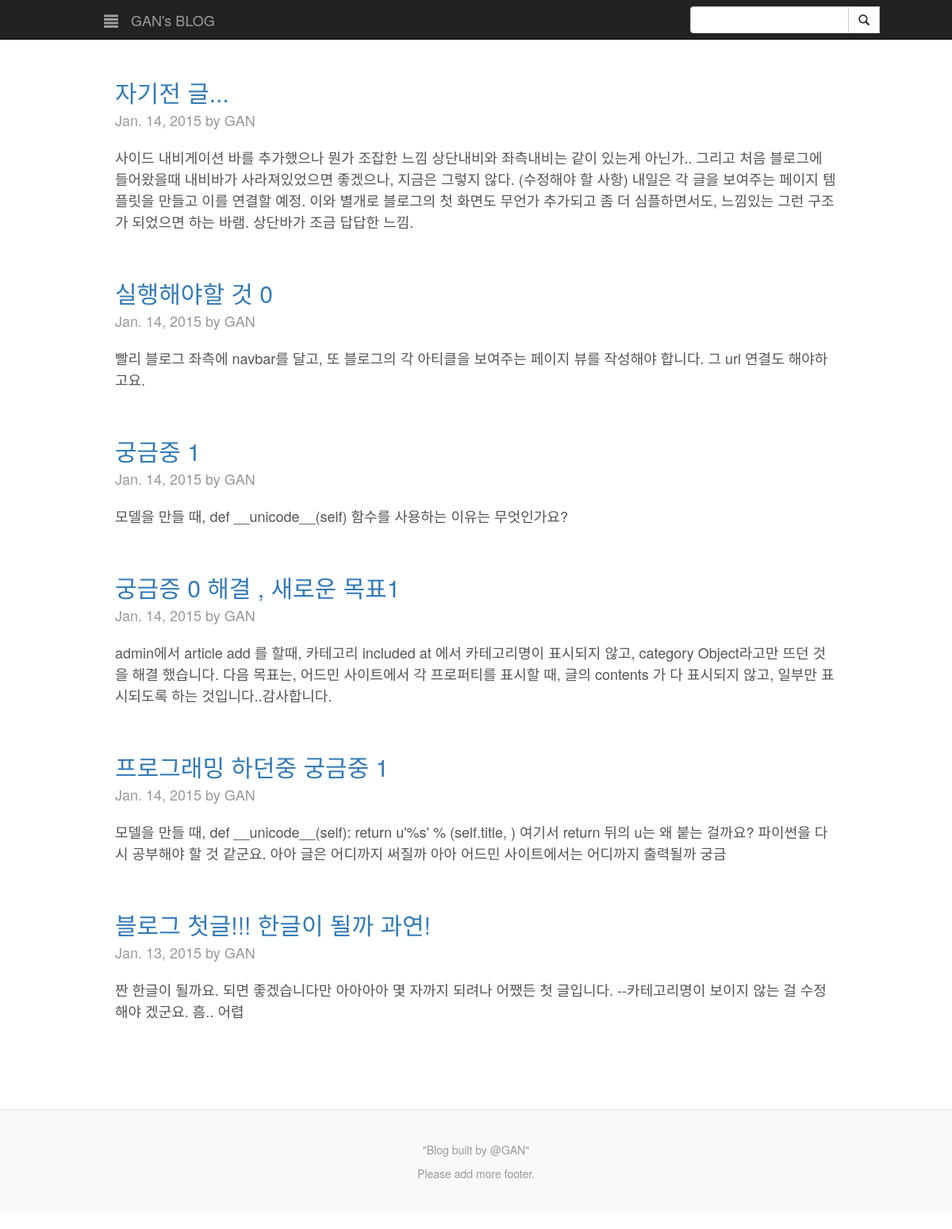
Page /blog/1/ on the committed database.
### blog/models.py (models this page shows)
class Article(models.Model):
	included_at = models.ForeignKey(Category,null=True)
	subject = models.CharField(max_length=50)
	writer = models.CharField(max_length=30, default='GAN')
	written_at = models.DateTimeField(auto_now_add=True, auto_now=False)
	modified_at = models.DateTimeField(auto_now=True)
	contents = models.TextField(max_length=2000)

### blog/views.py (the view)
# urls.py: url(r'^(?P<pk>\d+)/$', views.ArticleListView.as_view(paginate_by=10), name = 'article_list'),
class ArticleListView(ListView):
	model = Category
	template_name = 'blog/article_list.html'
	context_object_name = 'category_list'
	paginate_by = 5
	def get_context_data(self, **kwargs):
		context = super(ArticleListView, self).get_context_data(**kwargs)
		context['selected'] = Category.objects.filter(pk=self.kwargs['pk'])
		if self.kwargs['pk']=='1':
			context['article_list'] = Article.objects.all().order_by('-written_at')
		else:
			context['article_list'] = Article.objects.order_by('-written_at').filter(included_at=context['selected'])
		return context

### blog/templates/blog/article_list.html (shortened to what this page needs)
{% extends "blog/blog_base.html" %}
{% block body %}
<div class="blog-template">
	<div class="row">
		{% if article_list %}
			<div class="col-sm-12 blog-main">
				{% for article in article_list %}
					<div class="blog-post">
						<h4 class="blog-post-title">
							<a href="/blog/article/{{article.pk}}"> {{ article.subject }} </a>
						<p class="blog-post-meta"> {{ article.written_at.date }} by {{ article.writer }} </p>
						<p> {{ article.contents }} </p>
					</div>
				{% endfor %}
			</div>
		{% else %}
			<p class="lead"> No avaliable article. <p>
		{% endif %}
	</div>
</div>
{% endblock %}

### blog/static/blog/blog-main.css (style rules this page uses)
body { padding-top: 50px; padding-bottom: 20px; color: #555; }
h1, .h1, h2, .h2, h3, .h3, h4, .h4, h5, .h5, h6, .h6 { margin-top: 0; font-family: "Helvetica Neue", Helvetica, Arial, sans-serif; font-weight: normal; color: #333; }
.blog-template { padding: 30px 15px; text-align: left; }
.blog-main { font-size: 18px; line-height: 1.5; }
.blog-post { margin-bottom: 60px; }
.blog-post-title { margin-bottom: 5px; font-size: 30px; }
.blog-post-meta { margin-bottom: 20px; color: #999; }

### rows in the picture
Article: subject "자기전 글...", written_at "Jan. 14, 2015", writer "GAN", contents "사이드 내비게이션 바를 추가했으나 뭔가 조잡한 느낌 상단내비와 좌측내비는 같이 있는게 아닌가.. 그리고 처음 블로그에 들어왔을때 내비바가 사라져있었으면 좋겠으나, 지금은 그렇지 않다. (수정해야 할 사항) 내일은 각 글을 보여주는 페이지 템플릿을 만들고 이를 연결할 예정. 이와 별개로 블로그의 첫 화면도 무언가 추가되고 좀 더 심플하면서도, 느낌있는 그런 구조가 되었으면 하는 바램. 상단바가 조금 답답한 느낌."
Article: subject "실행해야할 것 0", written_at "Jan. 14, 2015", writer "GAN", contents "빨리 블로그 좌측에 navbar를 달고, 또 블로그의 각 아티클을 보여주는 페이지 뷰를 작성해야 합니다. 그 url 연결도 해야하고요."
Article: subject "궁금중 1", written_at "Jan. 14, 2015", writer "GAN", contents "모델을 만들 때, def __unicode__(self) 함수를 사용하는 이유는 무엇인가요?"
Article: subject "궁금증 0 해결 , 새로운 목표1", written_at "Jan. 14, 2015", writer "GAN", contents "admin에서 article add 를 할때, 카테고리 included at 에서 카테고리명이 표시되지 않고, category Object라고만 뜨던 것을 해결 했습니다. 다음 목표는, 어드민 사이트에서 각 프로퍼티를 표시할 때, 글의 contents 가 다 표시되지 않고, 일부만 표시되도록 하는 것입니다..감사합니다."
Article: subject "프로그래밍 하던중 궁금중 1", written_at "Jan. 14, 2015", writer "GAN", contents "모델을 만들 때, def __unicode__(self): return u'%s' % (self.title, ) 여기서 return 뒤의 u는 왜 붙는 걸까요? 파이썬을 다시 공부해야 할 것 같군요. 아아 글은 어디까지 써질까 아아 어드민 사이트에서는 어디까지 출력될까 궁금"
Article: subject "블로그 첫글!!! 한글이 될까 과연!", written_at "Jan. 13, 2015", writer "GAN", contents "짠 한글이 될까요. 되면 좋겠습니다만 아아아아 몇 자까지 되려나 어쨌든 첫 글입니다. --카테고리명이 보이지 않는 걸 수정해야 겠군요. 흠.. 어렵"
